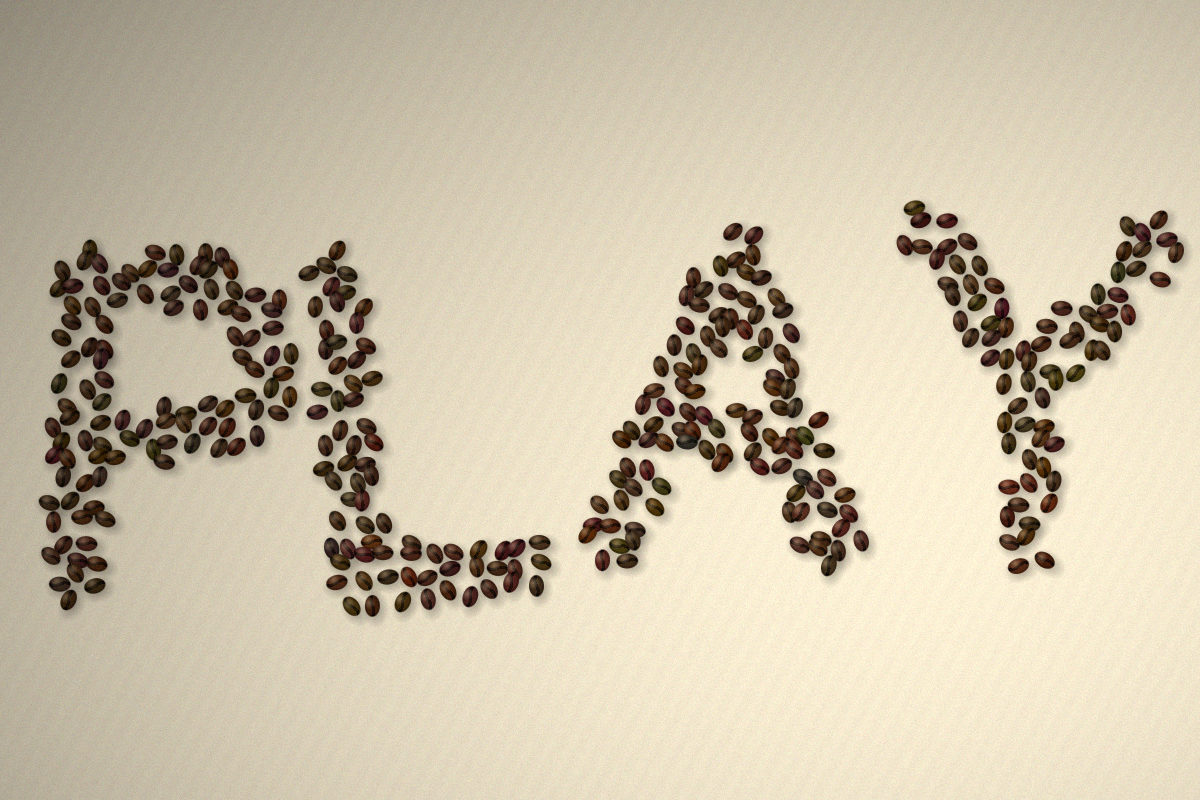
#> input picture samples/coffee-beans.jpg, 1200 x 800 px
$ python -i clean-repository.py   (imports and definitions only)
#> lines starting #> are read from the running program, lines starting #| are printed output that depends on the picture; after the words box and inside, x2 and y2 are one past the last pixel; in counts of white or black regions, pixels touching at a corner belong together
#> further down, picture is the input picture: PIL image 1200x800 RGB; mean R, G, B 204, 192.8, 169.8
# Removes white halos: leftover paper or table background around cut-outs that came from photos.
#
#   .venv-sr/bin/python -I scripts/clean-repository.py [--only <source> ...]   (needs numpy, opencv, pillow)
#
# For every cut-out the app uses, takes the picture the library would use (the sharpened copy in
# _upscaled/ when there is one, else the original), measures its halo (edge pixels much lighter and
# greyer than the letter just inside them) and, when there is one:
#   1. finds the background colour from the light, grey pixels along the edge;
#   2. removes flat areas of that colour that touch the outside (paper left around the letter), a
#      few times over so each newly exposed layer goes too, then specks that end up on their own;
#   3. clears light, grey edge pixels that are much lighter than the letter just inside, and gives
#      the remaining edge pixels the colour from just inside (no light rim).
# The result goes to _clean/<same path>.webp, which npm run library prefers. A letter is listed in
# _clean/excluded.json and left out of the app (other alphabets fill in) when, after cleaning, it
# still has a light rim, or cleaning took away more than a third of it (it was mostly background, or
# its own light parts looked like paper), or paper-coloured areas are still in it (shadowed paper too;
# checked for colourful letters and coloured paper only, since grey metal looks like shadowed paper).
# Clean pictures (most supplied transparent PNGs) are left alone. Originals are never changed.
import json, os, sys
import numpy as np, cv2
from PIL import Image

ROOT = os.path.join(os.path.dirname(os.path.abspath(__file__)), '..')
REPO = os.path.join(ROOT, 'alphabet-repository')
OUT = os.path.join(REPO, '_clean')
CATEGORIES = {'stationery', 'tools', 'produce', 'food', 'plants'}
NEEDS = 0.03   # halo share above which a picture is cleaned
KEEP = 0.06    # halo share above which a cleaned picture is still not good enough
LOST = 0.30    # share of the letter cleaning may take away
PAPER = 0.06   # share of the cleaned letter that may still look like the background
# Checked by eye (alphabet-repository/rejected.json): cut-outs whose light parts are the object itself,
# sources re-cut with the paper colour already taken out, and single cut-outs to leave out.
# [1 line not run here, left out]
# [1 line that did not run here, left out]
# [1 line that did not run here, left out]
# [1 line that did not run here, left out]


def lab(rgb):
    return cv2.cvtColor(rgb.astype(np.float32) / 255, cv2.COLOR_RGB2Lab)


def halo_mask(px):
    """Edge pixels that are light, grey and much lighter than the letter just inside."""
    a = px[..., 3]
    solid = (a > 128).astype(np.uint8)
    r = max(2, round(px.shape[0] / 90))
    core = cv2.erode(solid, np.ones((2 * r + 1, 2 * r + 1), np.uint8))
    if solid.sum() < 50 or core.sum() < 20:
        return None, None
    band = (a > 20) & (core == 0)
    k = (4 * r + 1) | 1
    w = cv2.blur(core.astype(np.float32), (k, k))
    inside = cv2.blur(px[..., :3] * core[..., None], (k, k)) / np.maximum(w, 1e-3)[..., None]
    lum, ilum = px[..., :3].mean(2), inside.mean(2)
    grey = px[..., :3].max(2) - px[..., :3].min(2)
    bad = band & (w > 0.02) & (lum > 185) & (lum - ilum > 45) & (grey < 45)
    return bad, band


def score(px):
    bad, band = halo_mask(px)
    return 0.0 if bad is None else bad.sum() / max(1, band.sum())


def clean(img):
    px = np.asarray(img.convert('RGBA')).astype(np.float32)
    h, w = px.shape[:2]
#> h = 800; w = 1200
    a = px[..., 3].copy()
#> a: shape (800, 1200) float32; every value is 255
    L = lab(px[..., :3])
#> in lab, `return cv2.cvtColor(rgb.astype(np.float32) / 255, cv2.COLOR_RGB2Lab)`: returned value: shape (800, 1200, 3) float32; mean of channels 0, 1, 2 77.6, 0.3, 13
    chroma = np.hypot(L[..., 1], L[..., 2])
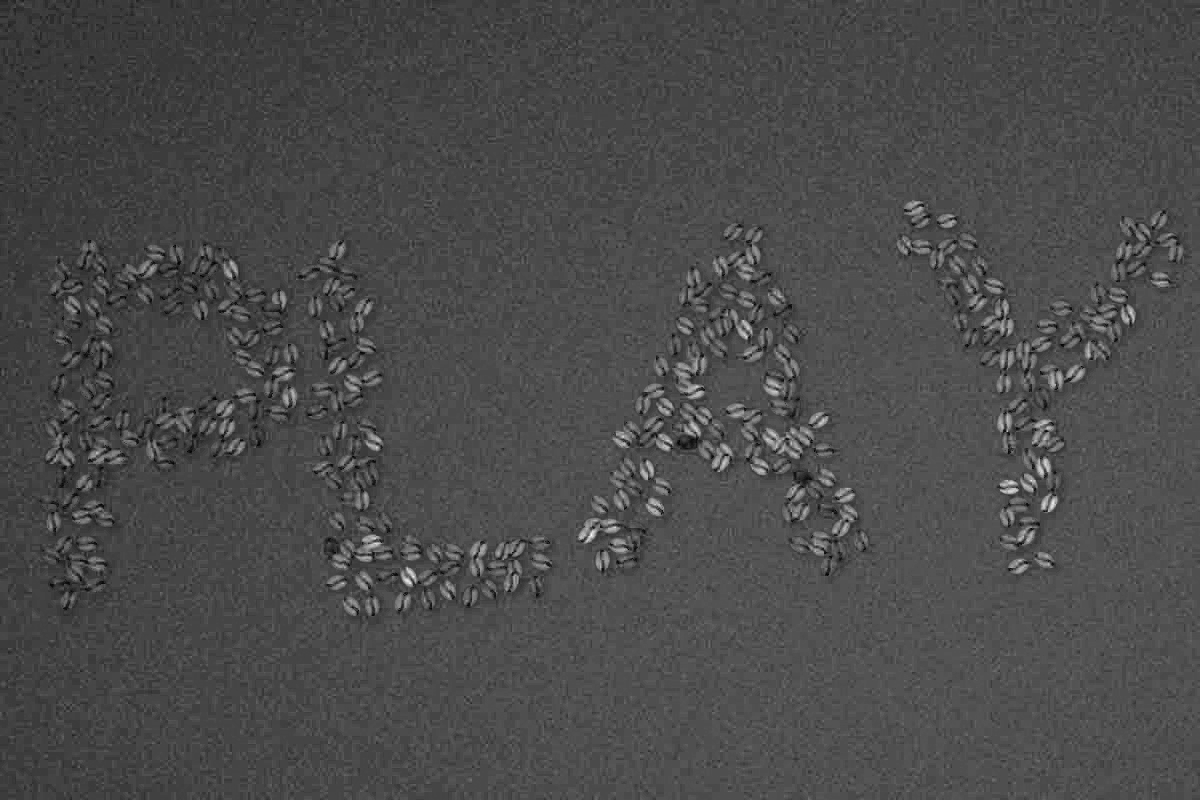
#> chroma: shape (800, 1200) float32; min 0, max 45.22, mean 13.4; drawn with min black and max white
    flat = cv2.blur(L[..., 0], (5, 5))
    texture = np.sqrt(np.maximum(cv2.blur(L[..., 0] ** 2, (5, 5)) - flat ** 2, 0))
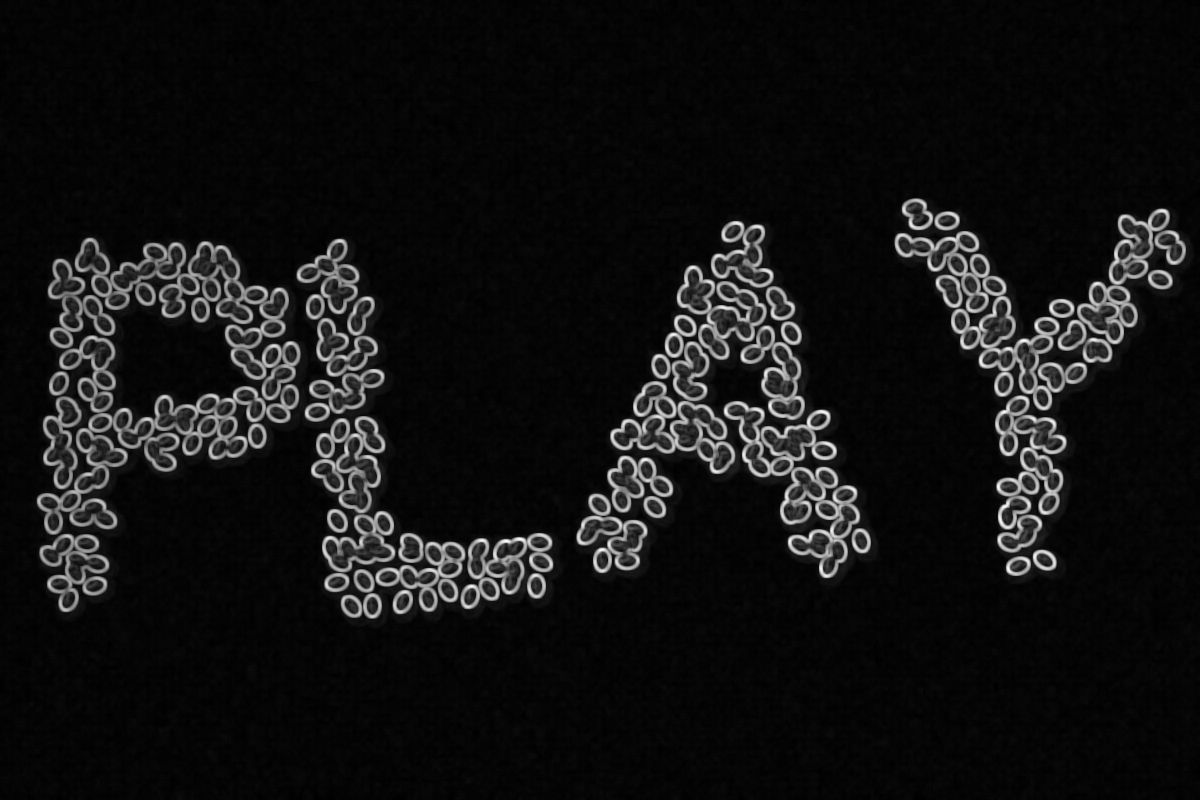
#> texture: shape (800, 1200) float32; min 0.0781, max 37.2, mean 2.8; drawn with min black and max white
    opaque = (a > 20).astype(np.uint8)
#> opaque: shape (800, 1200); every value is 1
    edge = (opaque == 1) & (cv2.dilate(1 - opaque, np.ones((7, 7), np.uint8)) > 0)
#> edge: shape (800, 1200) bool; every value is 0
    light = (L[..., 0] > 72) & (chroma < 22)
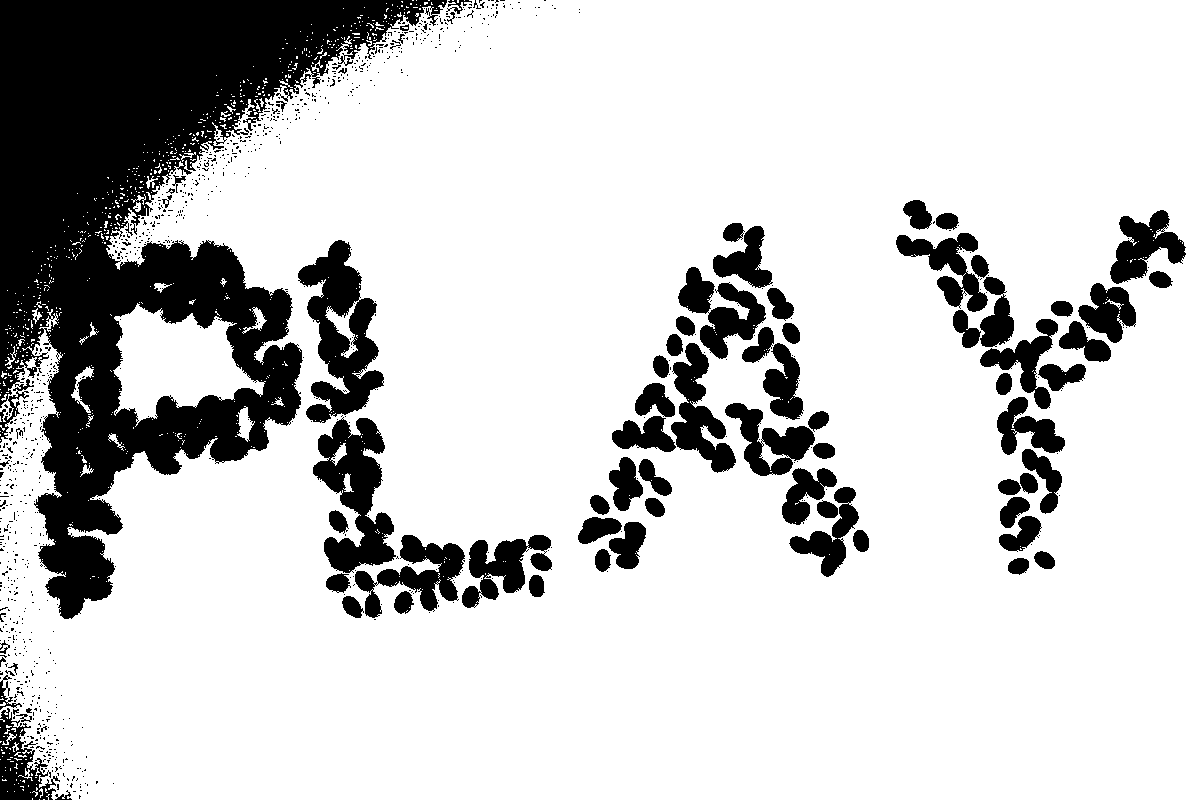
#> light: shape (800, 1200) bool; 80.1% white; 999 black regions (914 under 20 px), largest, box (x1, y1, x2, y2) and area: (0, 0, 447, 619) 112262, (298, 240, 384, 423) 7789, (313, 417, 396, 573) 6620
    sample = edge & light
    bg = None
    if sample.sum() >= 12:
        bg = np.median(L[sample], axis=0)
        de = np.sqrt(((L - bg) ** 2).sum(2))
        paper = (opaque == 1) & (de < 13) & (texture < 7)
        for _ in range(4):
            outside = cv2.dilate((a <= 20).astype(np.uint8), np.ones((3, 3), np.uint8)) > 0
            n, lbl = cv2.connectedComponents(paper.astype(np.uint8), 8)
            touch = np.unique(lbl[outside & paper])
            touch = touch[touch > 0]
            if not len(touch):
                break
            gone = np.isin(lbl, touch)
            a[gone] = 0
            paper &= ~gone
    # Specks left on their own.
    solid = (a > 128).astype(np.uint8)
    n, lbl, st, _ = cv2.connectedComponentsWithStats(solid, 8)
#> lbl: shape (800, 1200) int32; every value is 1
#> n = 2; st = [[-1, 2147483647, 0, 0, 0], [0, 0, 1200, 800, 960000]]
    if n > 2:
        big = st[1:, cv2.CC_STAT_AREA].max()
        for i in range(1, n):
            if st[i, cv2.CC_STAT_AREA] < 0.01 * big:
                a[lbl == i] = 0
    px[..., 3] = a
    # Light rim: clear it, then colour the remaining edge from just inside.
    for _ in range(2):
        bad, band = halo_mask(px)
        if bad is None or not bad.any():
            break
        px[..., 3][bad] = 0
    a = px[..., 3]
    solid = (a > 200).astype(np.uint8)
    core = cv2.erode(solid, np.ones((3, 3), np.uint8))
    if core.sum() > 20:
        _, labels = cv2.distanceTransformWithLabels(1 - core, cv2.DIST_L2, 5, labelType=cv2.DIST_LABEL_PIXEL)
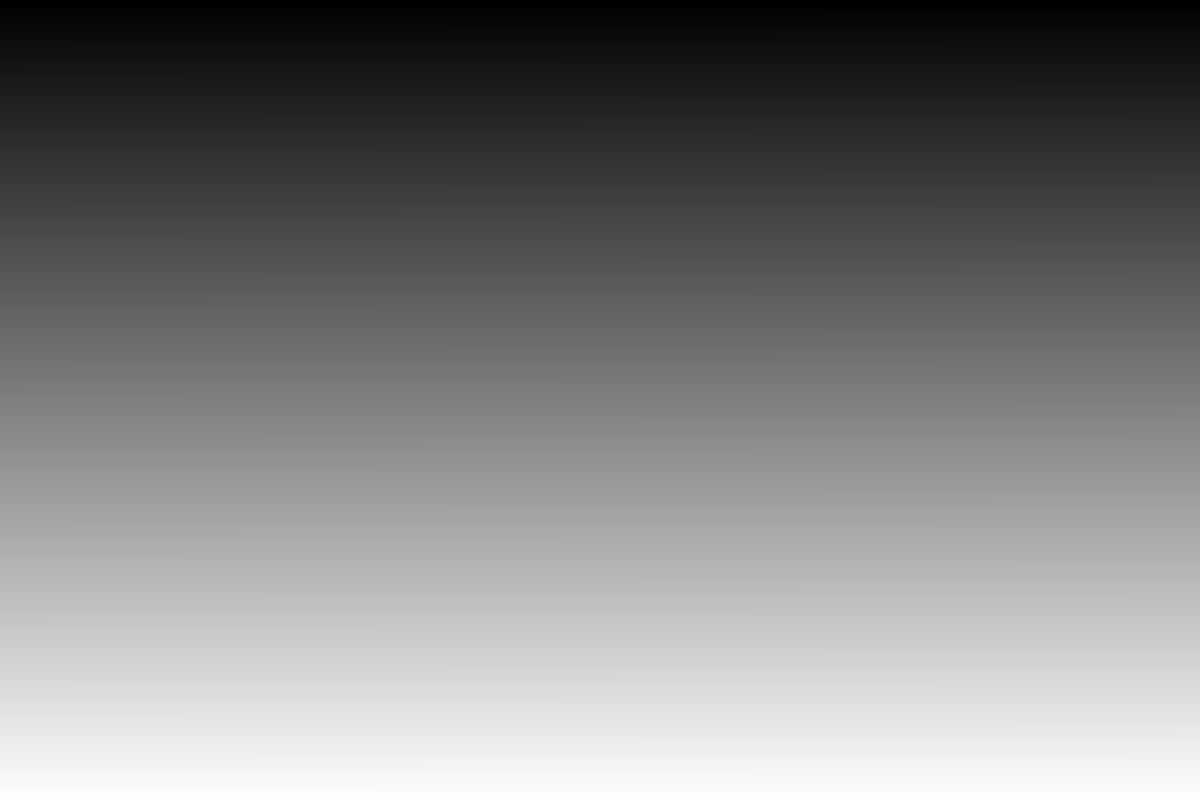
#> labels: shape (800, 1200) int32; min 1, max 960000, mean 480000.5; drawn with min black and max white
        zy, zx = np.nonzero(core)
        near = np.stack([zy, zx], 1)[labels - 1]
        rim = (a > 0) & (core == 0) & (cv2.dilate(core, np.ones((5, 5), np.uint8)) > 0)
        px[..., :3][rim] = px[near[..., 0], near[..., 1], :3][rim]
    paper_left = 0.0
    # Only for colourful letters (flowers, food) or coloured paper: grey metal on white paper looks
    # like shadowed paper and must not count.
    colourful = np.median(chroma[px[..., 3] > 128]) > 15 if (px[..., 3] > 128).any() else False
#> colourful = False
    if bg is not None and (colourful or np.hypot(bg[1], bg[2]) > 4):
        # Paper still in the letter, in light or in shadow: the background's hue, low chroma, flat.
        a = px[..., 3]
        de_ab = np.hypot(L[..., 1] - bg[1], L[..., 2] - bg[2])
        like = (a > 128) & (de_ab < 8) & (chroma < 20) & (L[..., 0] > 40) & (L[..., 0] < bg[0] + 4) & (texture < 7)
        paper_left = like.sum() / max(1, (a > 128).sum())
    out = Image.fromarray(np.clip(px, 0, 255).astype(np.uint8), 'RGBA')
    bb = out.getchannel('A').point(lambda v: 255 if v > 8 else 0).getbbox()
#> bb = (0, 0, 1200, 800)
    return (out.crop(bb) if bb else out), paper_left


# [45 lines left out: function main, not called in this run]


# [2 lines not run here, left out]

>>> from PIL import Image
>>> picture = Image.open('../samples/coffee-beans.jpg')
>>> result = clean(picture)
